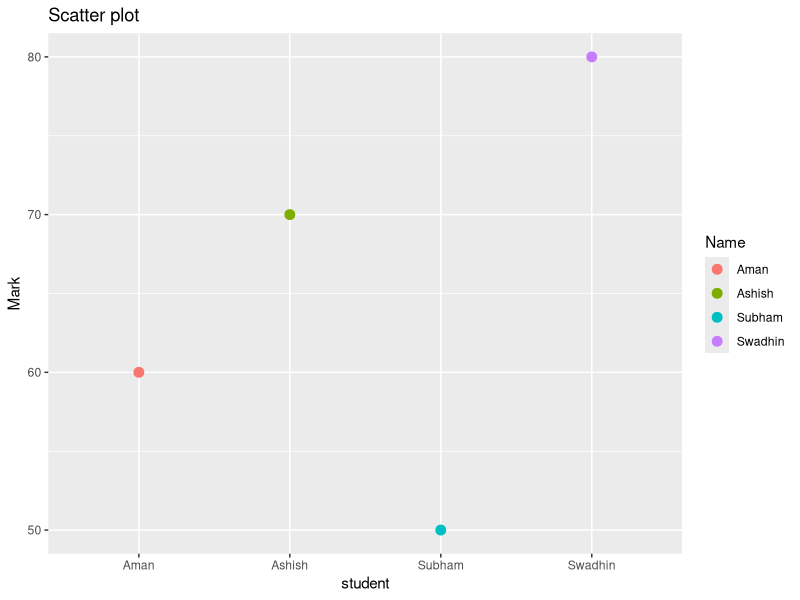

Write the R code that produced this figure.
#scatter plot

install.packages("ggplot2")
library(ggplot2)
student_df<-data.frame(
  Name=c("Subham","Aman","Ashish","Swadhin"),
  marks=c(50,60,70,80)
)

ggplot(student_df,aes(x=Name,y=marks,colour = Name))+
  geom_point(size=3)+
  labs(title = "Scatter plot",x="student",y="Mark")
